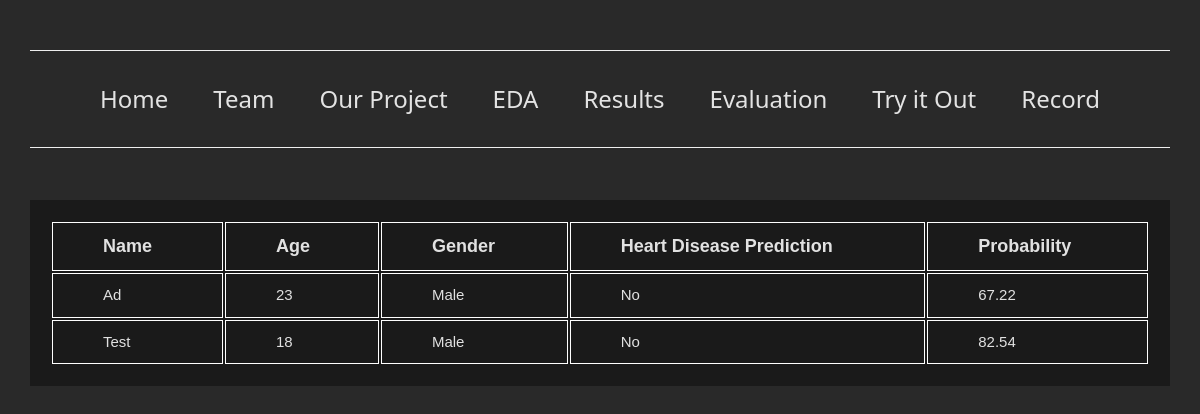
Screenshot of /table/ with the database file from the repository.
### ml_classifier/models.py (models this page shows, shortened)
class Prediction(models.Model):
    id = models.UUIDField(default=uuid.uuid4, unique=True, primary_key=True, editable=False)
    name = models.CharField(max_length=100)
    age = models.IntegerField()
    gender = models.CharField(max_length=100)
    prediction = models.CharField(max_length=10)
    probability = models.FloatField()
    created_at = models.DateTimeField(auto_now_add=True)

### ml_classifier/views.py (the view)
# urls.py: path("table/", views.view_table, name="table"),
def view_table(request):
    context = {}
    try:
        predictions = Prediction.objects.all()
        context = { "predictions": predictions }
    except Exception as err:
        print(err)
    return render(request, "ml_classifier/table.html", context)

### ml_classifier/templates/ml_classifier/table.html
{% extends "index.html" %}
{% load static %}
{% block content %}
<div class="view-table-div">
    <table class="view-table">
        <tr class="table-header">
            <th>
                Name
            </th>
            <th>
                Age
            </th>
            <th>
                Gender
            </th>
            <th>
                Heart Disease Prediction
            </th>
            <th>
                Probability
            </th>
        </tr>
        {% for prediction in predictions %}
        <tr>
            <td>
                {{prediction.name}}
            </td>
            <td>
                {{prediction.age}}
            </td>
            <td>
                {{prediction.gender}}
            </td>
            <td>
                {{prediction.prediction}}
            </td>
            <td>
                {{prediction.probability}}
            </td>
        </tr>
        {% endfor %}
    </table>
</div>
{% endblock content %}

### static/styles/index.css (style rules this page uses)
:root { font-family: Inter, system-ui, Avenir, Helvetica, Arial, sans-serif; line-height: 1.5; font-weight: 400; max-width: 1280px; margin: 0 auto; padding: 2rem; text-align: center; color-scheme: light dark; color: rgba(255, 255, 255, 0.87); background-color: #292929; font-synthesis: none; text-rendering: optimizeLegibility; -webkit-font-smoothing: antialiased; -moz-osx-font-smoothing: grayscale; }
.slides > table, th, td { text-align: left; justify-content: center; margin-top: 10px; padding: 10px 50px; }
.slides > tr, th, td { border: 1px solid transparent; border-color: #ffffff; }
th { font-weight: 700; }
.view-table-div { display: flex; flex-direction: column; justify-content: center; text-align: center; }
.table-header { font-size: 1.2rem; }

### static/styles/w3.css (style rules this page uses)
html { box-sizing:border-box }
*,*:before,*:after { box-sizing:inherit }
html { -ms-text-size-adjust:100%;-webkit-text-size-adjust:100% }
body { margin:0 }
html,body { font-family:Verdana,sans-serif;font-size:15px;line-height:1.5 }
html { overflow-x:hidden }

### rows the page displays
Prediction: name "Ad", age "23", gender "Male", prediction "No", probability "67.22"
Prediction: name "Test", age "18", gender "Male", prediction "No", probability "82.54"
